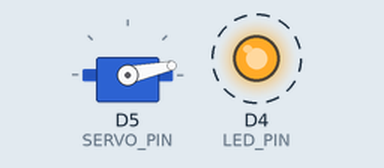
The sketch below on a simulated ESP8266 (NodeMCU). Parts: servo, output pins drawn as LEDs (lit = HIGH). Dashed ring = blinking.

Above: at 0.05 s.
At 0.2 s:
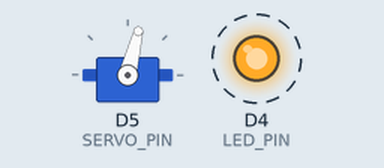
At 0.4 s:
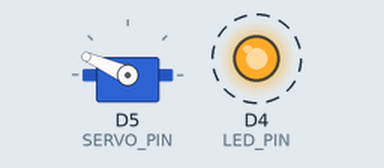
At 0.85 s:
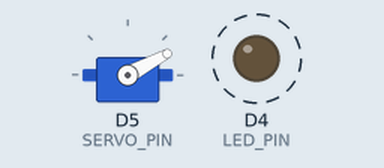
Timing chart, 0 to 3.0 s (numbered marks = the images above):
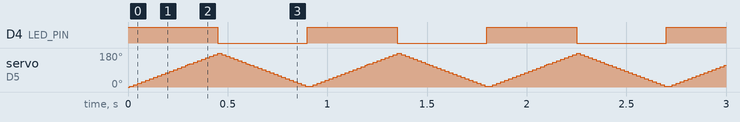

The sketch:

EtchingBathtubShaker.ino
```cpp
#include <Servo.h>

int SERVO_PIN = D5;
int LED_PIN  = LED_BUILTIN;

Servo myservo;
int inByte;
int minA;
int maxA;
int pos;
bool read_min;

void setup()
{
  myservo.attach(SERVO_PIN, 600,2000);
  pinMode(LED_PIN, OUTPUT);
  read_min = true;
}


void loop()
{

    // up: LED is on
    digitalWrite(LED_PIN, HIGH);
    for(pos = 0; pos < 180; pos += 4)  // goes from 0 degrees to 180 degrees
    {                                  // in steps of 1 degree
      myservo.write(pos);              // tell servo to go to position in variable 'pos'
      delay(10);                       // waits 15ms for the servo to reach the position
    }
    // down: LED is off
    digitalWrite(LED_PIN, LOW);
    for(pos = 180; pos>=1; pos-=4)     // goes from 180 degrees to 0 degrees
    {
      myservo.write(pos);              // tell servo to go to position in variable 'pos'
      delay(10);                       // waits 15ms for the servo to reach the position
    }

}
```

Measured:
- by itself, D4 (LED_PIN): alternates HIGH for 0.45 s and LOW for 0.45 s
